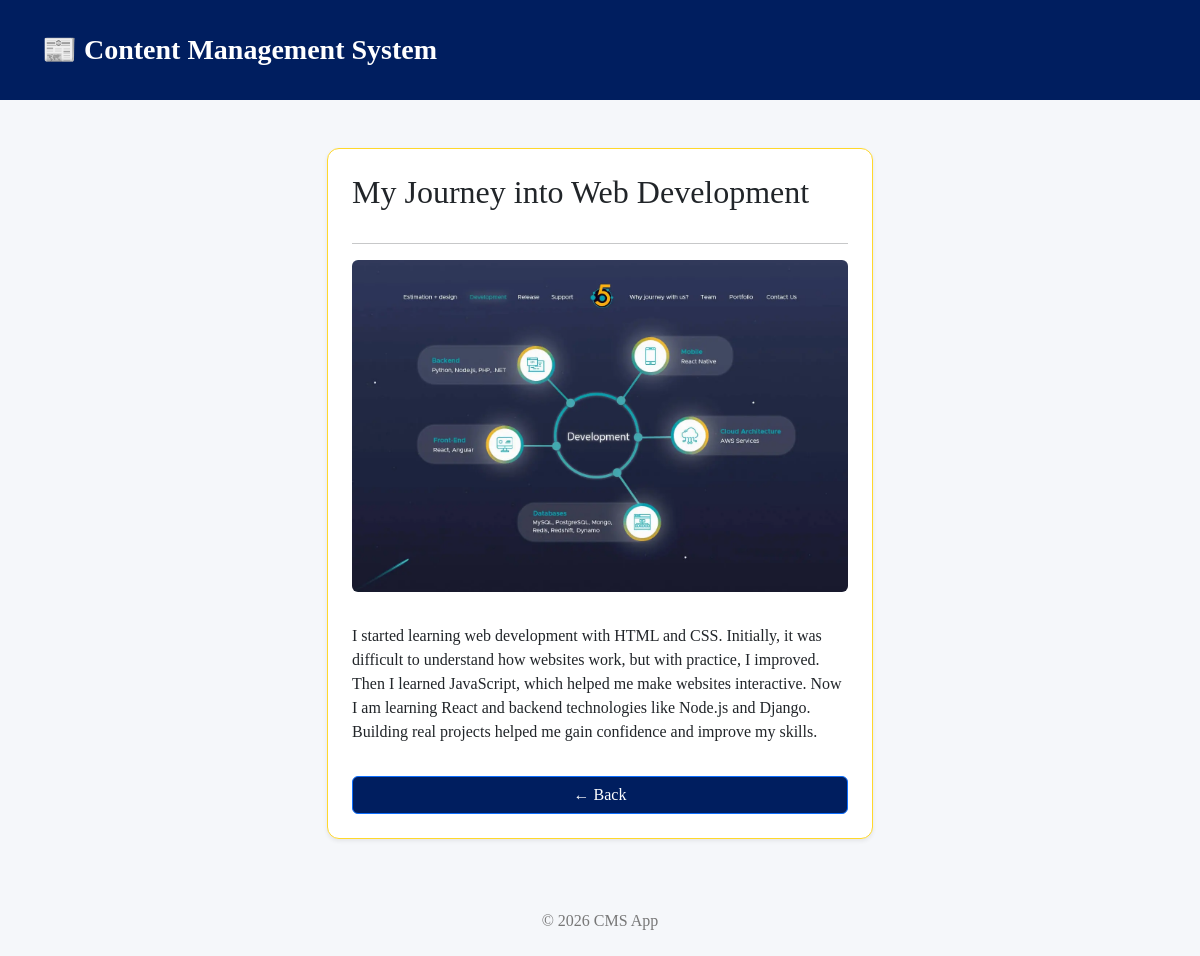
Screenshot of /article/2/ with the database file from the repository.
### articles/models.py (models this page shows, shortened)
class Article(models.Model):
    title = models.CharField(max_length=200)
    content = models.TextField()
    image = models.ImageField(upload_to='articles/', null=True, blank=True)
    created_at = models.DateTimeField(auto_now_add=True)

### articles/views.py (the view)
# urls.py: path('article/<int:id>/', views.article_detail, name='detail'),
def article_detail(request, id):
    article = get_object_or_404(Article, id=id)
    return render(request, 'articles/detail.html', {'article': article})

### articles/templates/articles/detail.html
{% extends 'articles/base.html' %}
{% block content %}
<div class="row justify-content-center">
    <div class="col-md-8 col-lg-6">
        <div class="card p-4 shadow-sm">
            <h2 class="mb-3">{{ article.title }}</h2>
            <hr>
            {% if article.image %}
                <img src="{{ article.image.url }}" class="img-fluid rounded mb-3">
            {% endif %}
            <p class="mt-3">{{ article.content }}</p>
            <a href="/" class="btn btn-outline-primary mt-3">
                ← Back
            </a>
        </div>
    </div>
</div>
{% endblock %}

### articles/templates/articles/base.html (style rules this page uses)
body { background-color: #f5f7fa; font-family: 'Times New Roman', Times, serif; }
.card { border:#FFD82B 1.5px solid; border-radius: 12px; transition: 0.3s; }
.btn-outline-primary { background-color: #001E5F; color: white; }

### rows the page displays
Article: title "My Journey into Web Development", image (picture), content "I started learning web development with HTML and CSS. Initially, it was difficult to understand how websites work, but with practice, I improved. Then I learned JavaScript, which helped me make websites interactive. Now I am learning React and backend technologies like Node.js and Django. Building real projects helped me gain confidence and improve my skills."
